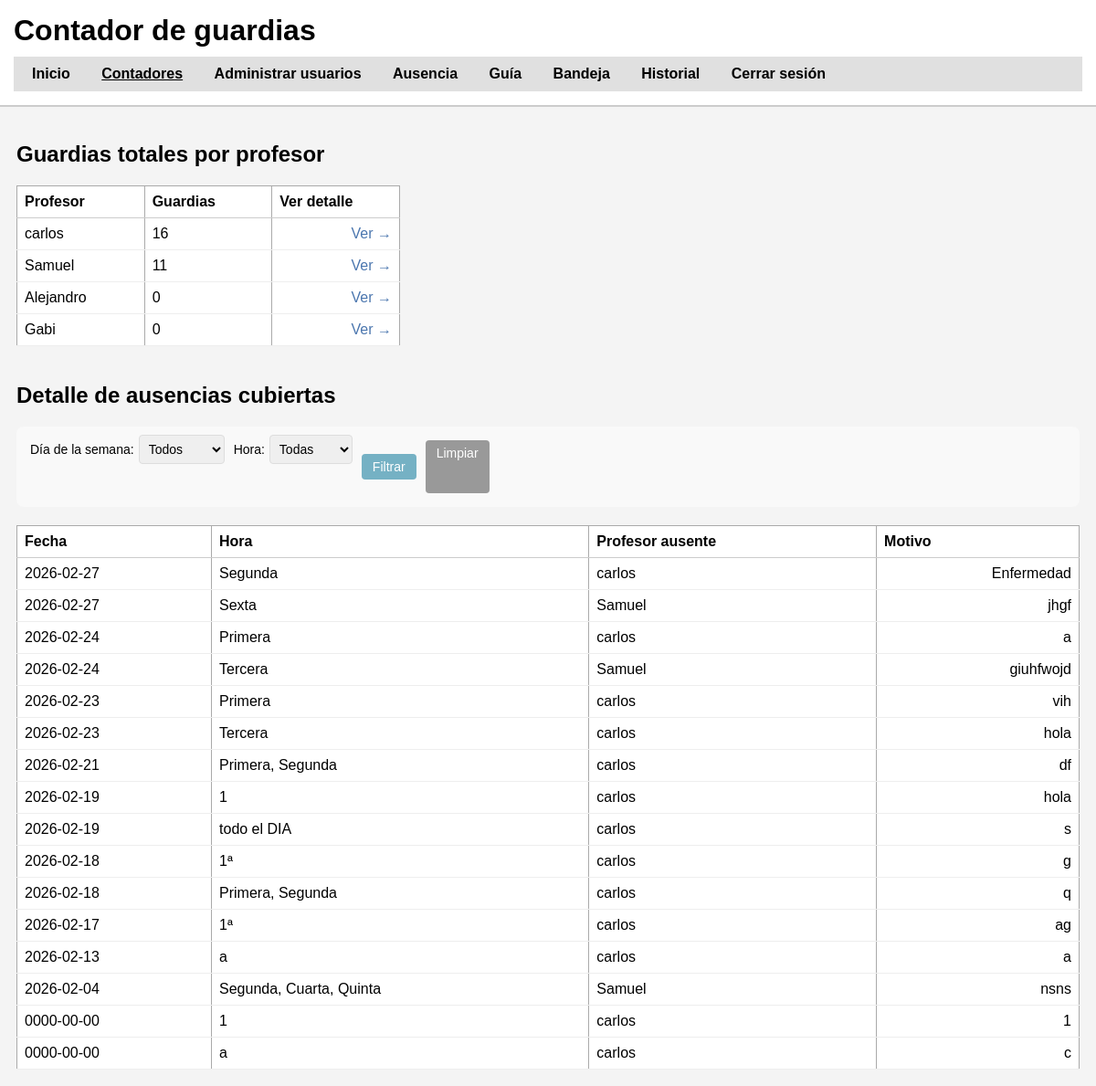
Screenshot of /contador_guardias.php?usuario=1 with the database file from the repository.
### tables this page shows
CREATE TABLE `usuario` (
  `id_usuario` int(11) NOT NULL,
  `dni` varchar(15) NOT NULL,
  `nombre` varchar(50) NOT NULL,
  `apellido` varchar(50) NOT NULL,
  `correo` varchar(100) NOT NULL,
  `contraseña` varchar(255) NOT NULL,
  `rol` varchar(30) NOT NULL,
  `familia` varchar(50) DEFAULT NULL
);

CREATE TABLE `guardias_realizadas` (
  `id` int(11) NOT NULL,
  `id_ausencia` int(11) NOT NULL,
  `id_usuario` int(11) NOT NULL,
  `fecha` date NOT NULL,
  `hora` varchar(10) NOT NULL,
  `tarea` varchar(255) NOT NULL
);

CREATE TABLE `ausencia` (
  `id_ausencia` int(11) NOT NULL,
  `motivo` varchar(100) DEFAULT NULL,
  `tipo` varchar(50) DEFAULT NULL,
  `justificante` varchar(255) DEFAULT NULL,
  `tarea` varchar(255) DEFAULT NULL,
  `id_usuario` int(11) NOT NULL,
  `id_horario` int(11) DEFAULT NULL,
  `estado` varchar(20) DEFAULT 'pendiente',
  `fecha` date DEFAULT NULL,
  `horas` varchar(50) DEFAULT NULL,
  `aula` varchar(11) NOT NULL
);

### contador_guardias.php (the view, shortened to what this page needs)
<?php
require_once "conexion.php";
$id_usuario_filtro = isset($_GET['usuario']) ? intval($_GET['usuario']) : null;
$dia_semana_filtro = isset($_GET['dia_semana']) ? $_GET['dia_semana'] : null;
$hora_filtro = isset($_GET['hora']) ? $_GET['hora'] : null;
$sql_counts = "SELECT u.id_usuario, u.nombre, COUNT(gr.id_ausencia) AS contador
               FROM usuario u
               LEFT JOIN guardias_realizadas gr ON u.id_usuario = gr.id_usuario
               GROUP BY u.id_usuario
               ORDER BY contador DESC, u.nombre";
$counts_result = $conexion->query($sql_counts);
$detailed_result = null;
if ($id_usuario_filtro) {
    $sql_detailed = "SELECT gr.id_ausencia, a.fecha, a.horas, a.motivo,
                            u2.nombre AS profesor_ausente,
                            DAYNAME(a.fecha) AS dia_semana
                     FROM guardias_realizadas gr
                     JOIN ausencia a ON gr.id_ausencia = a.id_ausencia
                     JOIN usuario u2 ON a.id_usuario = u2.id_usuario
                     WHERE gr.id_usuario = ?";
    $sql_detailed .= " ORDER BY a.fecha DESC, a.horas";
    $stmt = $conexion->prepare($sql_detailed);
    if ($dia_semana_filtro && $hora_filtro) {
        $stmt->bind_param("iss", $id_usuario_filtro, $dia_semana_filtro, $hora_filtro);
    } elseif ($dia_semana_filtro) {
        $stmt->bind_param("is", $id_usuario_filtro, $dia_semana_filtro);
    } else {
        $stmt->bind_param("i", $id_usuario_filtro);
    }
    $stmt->execute();
    $detailed_result = $stmt->get_result();
}
?>
<!DOCTYPE html>
<html lang="es">
<head>
    <link rel="stylesheet" href="style.css">
</head>
<body>
<header>
    <h1>Contador de guardias</h1>
    <nav class="nav">
        <?php $current = basename($_SERVER['PHP_SELF']); ?>
        <a href="inicio.php" <?php if($current=='inicio.php') echo 'class="active"'; ?>>Inicio</a>
        <a href="contador_guardias.php" <?php if($current=='contador_guardias.php') echo 'class="active"'; ?>>Contadores</a>
        <a href="Admin_usuarios/usuarios.php" <?php if($current=='usuarios.php') echo 'class="active"'; ?>>Administrar usuarios</a>
        <a href="Ausencia/ausencia.php" <?php if($current=='ausencia.php') echo 'class="active"'; ?>>Ausencia</a>
        <a href="guia.html" <?php if($current=='guia.html') echo 'class="active"'; ?>>Guía</a>
        <a href="bandeja/admin_ausencias.php" <?php if($current=='admin_ausencias.php') echo 'class="active"'; ?>>Bandeja</a>
        <a href="historial/historial_ausencias.php" <?php if($current=='historial_ausencias.php') echo 'class="active"'; ?>>Historial</a>
        <a href="cerrar.php" <?php if($current=='cerrar.php') echo 'class="active"'; ?>>Cerrar sesión</a>
    </nav>
</header>
<main style="padding:18px;">
    <section>
        <h2>Guardias totales por profesor</h2>
        <table class="contador-table">
            <thead>
                <tr>
                    <th>Profesor</th>
                    <th>Guardias</th>
                    <th>Ver detalle</th>
                </tr>
            </thead>
            <tbody>
            <?php if ($counts_result && $counts_result->num_rows > 0): ?>
                <?php while ($c = $counts_result->fetch_assoc()): ?>
                    <tr>
                        <td><?= htmlspecialchars($c['nombre']) ?></td>
                        <td><?= $c['contador'] ?></td>
                        <td>
                            <a href="?usuario=<?= $c['id_usuario'] ?>" class="detalle-link">Ver →</a>
                        </td>
                    </tr>
                <?php endwhile; ?>
            <?php else: ?>
                <tr>
                    <td colspan="3">No hay datos</td>
                </tr>
            <?php endif; ?>
            </tbody>
        </table>
    </section>
    <?php if ($id_usuario_filtro && $detailed_result): ?>
    <section class="detalle-section">
        <h2>Detalle de ausencias cubiertas</h2>
        <div class="filtros-section">
            <form method="get">
                <label>
                    Día de la semana:
                    <select name="dia_semana">
                        <option value="">Todos</option>
                    </select>
                </label>
                <label>
                    Hora:
                    <select name="hora">
                        <option value="">Todas</option>
                    </select>
                </label>
                <button type="submit">Filtrar</button>
                <a href="contador_guardias.php">Limpiar</a>
            </form>
        </div>
        <table class="contador-table">
            <thead>
                <tr>
                    <th>Fecha</th>
                    <th>Hora</th>
                    <th>Profesor ausente</th>
                    <th>Motivo</th>
                </tr>
            </thead>
            <tbody>
            <?php if ($detailed_result->num_rows > 0): ?>
                <?php while ($d = $detailed_result->fetch_assoc()): ?>
                    <tr>
                        <td><?= $d['fecha'] ?></td>
                        <td><?= $d['horas'] ?></td>
                        <td><?= htmlspecialchars($d['profesor_ausente']) ?></td>
                        <td><?= htmlspecialchars($d['motivo'] ?? '-') ?></td>
                    </tr>
                <?php endwhile; ?>
            <?php else: ?>
                <tr>
                    <td colspan="4">No hay registros con los filtros aplicados</td>
                </tr>
            <?php endif; ?>
            </tbody>
        </table>
    </section>
    <?php endif; ?>
</main>
</body>
</html>

### style.css (style rules this page uses)
* { box-sizing: border-box; font-family: Arial, sans-serif; }
body { margin: 0; background: #f4f4f4; }
header { background: white; padding: 15px; border-bottom: 2px solid #ccc; }
h1 { margin: 0 0 10px; }
nav a { margin-right: 20px; text-decoration: none; color: black; font-weight: bold; }
nav a.active { text-decoration: underline; }
main { padding: 20px; }
table { width: 100%; border-collapse: collapse; background: white; }
th { background: #75b1c4; padding: 8px; border: 1px solid #aaa; }
td { border: 1px solid #aaa; padding: 8px; min-width: 100px; }
form input, form button { padding: 8px; margin: 5px 0; }
form button { padding: 10px 20px; margin: 15px 0; }
form > label { display: block; margin-top: 15px; margin-bottom: 8px; font-weight: bold; font-size: 14px; height: 20px; line-height: 20px; }
.nav { position: relative; background: #e0e0e0; padding: 10px 20px; }
.nav a { margin-right: 30px; text-decoration: none; color: black; font-weight: bold; position: relative; }
.contador-table { width: 420px; border-collapse: collapse; background: white; }
.contador-table th { text-align: left; padding: 8px; border-bottom: 1px solid #ccc; background: white; }
.contador-table td { padding: 8px; border-bottom: 1px solid #eee; }
.contador-table td:last-child { text-align: right; }
.filtros-section { background: #f9f9f9; padding: 15px; border-radius: 8px; margin-bottom: 20px; }
.filtros-section form { display: flex; gap: 10px; flex-wrap: wrap; }
.filtros-section label { display: flex; align-items: center; gap: 5px; font-weight: normal; margin: 0; }
.filtros-section select { padding: 6px; border: 1px solid #ddd; border-radius: 4px; font-size: 14px; }
.filtros-section button { padding: 6px 12px; background: #75b1c4; color: white; border: none; border-radius: 4px; cursor: pointer; font-size: 14px; transition: all 0.2s ease; }
.filtros-section a { padding: 6px 12px; background: #999; color: white; border: none; border-radius: 4px; text-decoration: none; cursor: pointer; font-size: 14px; transition: all 0.2s ease; display: inline-block; }
.detalle-section { margin-top: 40px; }
.detalle-section table { width: 100%; }
.detalle-link { color: #4c77af; cursor: pointer; text-decoration: none; }

### rows the page displays
usuario: nombre "carlos", contador "16"
usuario: nombre "Samuel", contador "11"
usuario: nombre "Alejandro", contador "0"
usuario: nombre "Gabi", contador "0"
guardias_realizadas: id_ausencia.fecha "2026-02-27", id_ausencia.horas "Segunda", id_usuario.nombre "carlos", id_ausencia.motivo "Enfermedad"
guardias_realizadas: id_ausencia.fecha "2026-02-27", id_ausencia.horas "Sexta", usuario.nombre "Samuel", id_ausencia.motivo "jhgf"
guardias_realizadas: id_ausencia.fecha "2026-02-24", id_ausencia.horas "Primera", id_usuario.nombre "carlos", id_ausencia.motivo "a"
guardias_realizadas: id_ausencia.fecha "2026-02-24", id_ausencia.horas "Tercera", usuario.nombre "Samuel", id_ausencia.motivo "giuhfwojd"
guardias_realizadas: id_ausencia.fecha "2026-02-23", id_ausencia.horas "Primera", id_usuario.nombre "carlos", id_ausencia.motivo "vih"
guardias_realizadas: id_ausencia.fecha "2026-02-23", id_ausencia.horas "Tercera", id_usuario.nombre "carlos", id_ausencia.motivo "hola"
guardias_realizadas: id_ausencia.fecha "2026-02-21", id_ausencia.horas "Primera, Segunda", id_usuario.nombre "carlos", id_ausencia.motivo "df"
guardias_realizadas: id_ausencia.fecha "2026-02-19", id_ausencia.horas "1", id_usuario.nombre "carlos", id_ausencia.motivo "hola"
guardias_realizadas: id_ausencia.fecha "2026-02-19", id_ausencia.horas "todo el DIA", id_usuario.nombre "carlos", id_ausencia.motivo "s"
guardias_realizadas: id_ausencia.fecha "2026-02-18", id_ausencia.horas "1ª", id_usuario.nombre "carlos", id_ausencia.motivo "g"
guardias_realizadas: id_ausencia.fecha "2026-02-18", id_ausencia.horas "Primera, Segunda", id_usuario.nombre "carlos", id_ausencia.motivo "q"
guardias_realizadas: id_ausencia.fecha "2026-02-17", id_ausencia.horas "1ª", id_usuario.nombre "carlos", id_ausencia.motivo "ag"
guardias_realizadas: id_ausencia.fecha "2026-02-13", id_ausencia.horas "a", id_usuario.nombre "carlos", id_ausencia.motivo "a"
guardias_realizadas: id_ausencia.fecha "2026-02-04", id_ausencia.horas "Segunda, Cuarta, Quinta", usuario.nombre "Samuel", id_ausencia.motivo "nsns"
guardias_realizadas: id_ausencia.fecha "0000-00-00", id_ausencia.horas "1", id_usuario.nombre "carlos", id_ausencia.motivo "1"
guardias_realizadas: id_ausencia.fecha "0000-00-00", id_ausencia.horas "a", id_usuario.nombre "carlos", id_ausencia.motivo "c"
